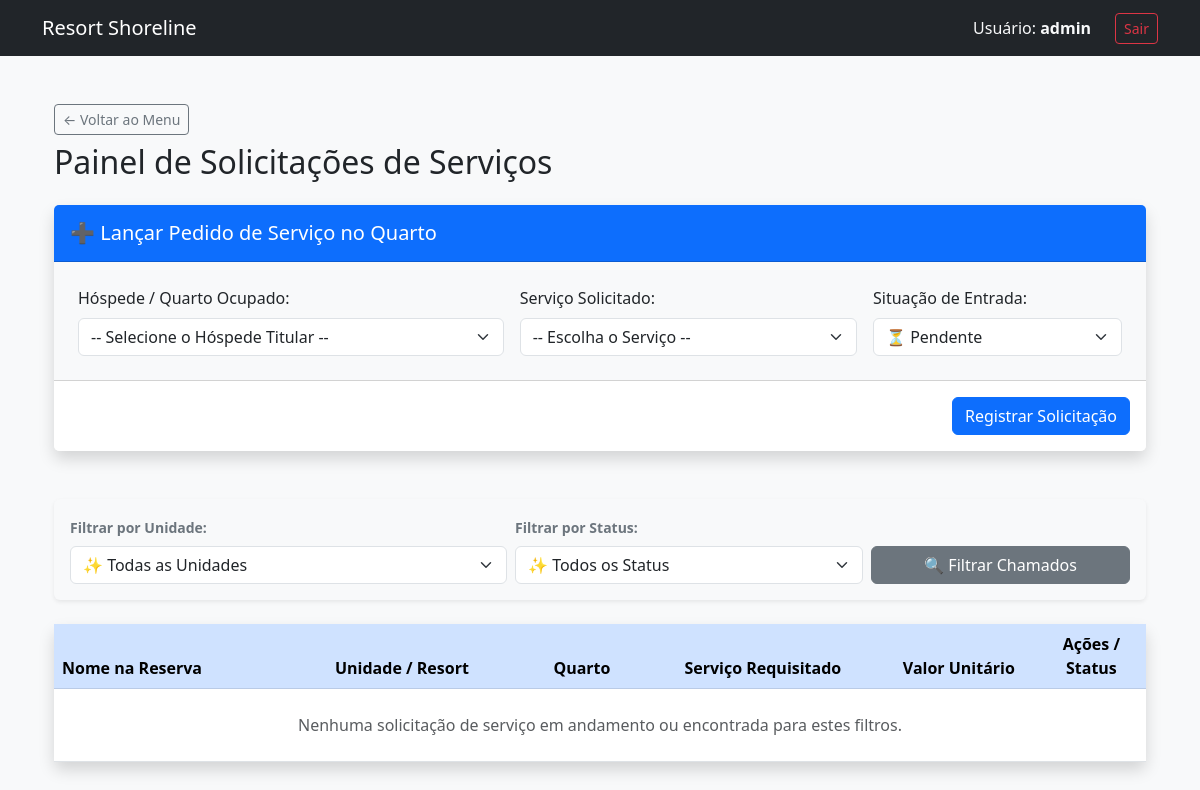
Before: /gerencia_soliserv.php (signed in) with the older database file.
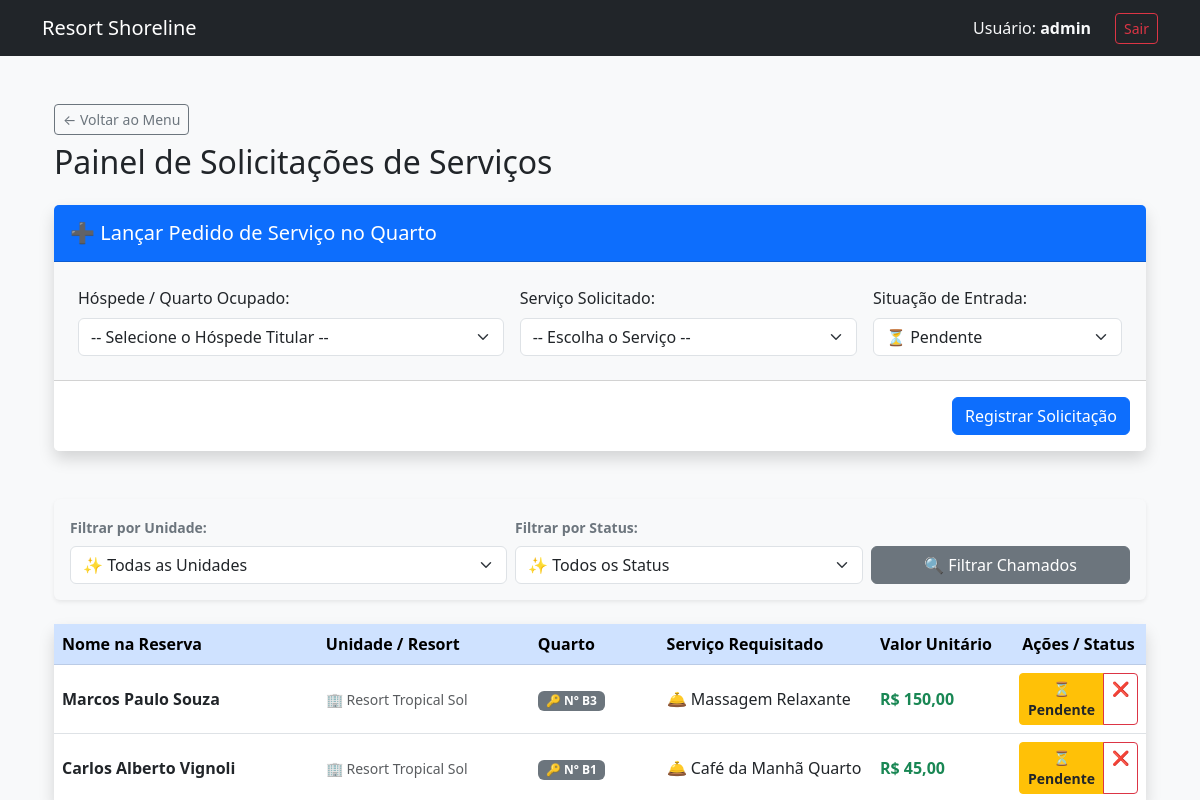
After: the same page with the newer database file.
### tables this page shows
CREATE TABLE soli_serv (
	id INT AUTO_INCREMENT PRIMARY KEY,
	cod_quart INT NOT NULL,
	cod_reserv INT NOT NULL,
    cod_serv INT NOT NULL, 
	status ENUM('Pendente', 'Feito') NOT NULL DEFAULT 'Pendente'
);

CREATE TABLE reservas(
	id INT AUTO_INCREMENT PRIMARY KEY,
	nome VARCHAR(200) NOT NULL,
	cpf VARCHAR(11) NOT NULL,
	qnt_adultos INT NOT NULL,
	qnt_criancas INT,
	data_checkin DATE NOT NULL,
	data_checkout DATE NOT NULL,
	vlr_reserv DECIMAL(10,2) NOT NULL,
	cod_unid INT NOT NULL,
	cod_quart INT NOT NULL,
	cod_usuario INT NOT NULL
);

CREATE TABLE unidades (
	id INT AUTO_INCREMENT PRIMARY KEY,
	nome VARCHAR(100) NOT NULL,
	loc VARCHAR(500) NOT NULL
);

CREATE TABLE quartos (
	id INT AUTO_INCREMENT PRIMARY KEY,
	num VARCHAR(5) NOT NULL,
	cod_ala INT NOT NULL
);

CREATE TABLE servicos (
	id INT AUTO_INCREMENT PRIMARY KEY,
	nome VARCHAR(50) NOT NULL,
	descricao VARCHAR(500) NOT NULL,
	vlr_serv DECIMAL(10,2) NOT NULL
);

### gerencia_soliserv.php (the view, shortened to what the changed rows need)
<?php
include 'conexao.php';
$unidade_filtrada = isset($_GET['unidade_filter']) ? $_GET['unidade_filter'] : "";
$status_filtrado = isset($_GET['status_filter']) ? $_GET['status_filter'] : "";
$sql_solicitacoes = "SELECT s.id, s.status, r.nome AS nome_reserva, u.nome AS nome_unidade, q.num AS num_quarto, ser.nome AS nome_servico, ser.vlr_serv
                     FROM soli_serv s
                     INNER JOIN reservas r ON s.cod_reserv = r.id
                     INNER JOIN unidades u ON r.cod_unid = u.id
                     INNER JOIN quartos q ON s.cod_quart = q.id
                     INNER JOIN servicos ser ON s.cod_serv = ser.id";
$parametros = [];
$sql_solicitacoes .= " ORDER BY s.id DESC";
$stmt_lista = $conexao->prepare($sql_solicitacoes);
$stmt_lista->execute($parametros);
$solicitacoes = $stmt_lista->fetchAll(PDO::FETCH_ASSOC);
include 'header.php';
?>
<div class="container mt-5">
    <div class="mb-4">
        <h1 class="h2 text-dark">Painel de Solicitações de Serviços</h1>
    </div>
    <div class="card shadow border-0">
        <div class="table-responsive">
            <table class="table table-hover align-middle mb-0">
                <thead class="table-primary text-white">
                    <tr>
                        <th width="25%">Nome na Reserva</th>
                        <th width="20%">Unidade / Resort</th>
                        <th width="12%">Quarto</th>
                        <th width="20%">Serviço Requisitado</th>
                        <th width="13%">Valor Unitário</th>
                        <th width="10%" class="text-center">Ações / Status</th>
                    </tr>
                </thead>
                <tbody>
                    <?php if (count($solicitacoes) > 0): ?>
                        <?php foreach ($solicitacoes as $s): ?>
                            <tr>
                                <td><strong><?php echo htmlspecialchars($s['nome_reserva']); ?></strong></td>
                                <td><span class="text-muted"><small>🏢 <?php echo htmlspecialchars($s['nome_unidade']); ?></small></span></td>
                                <td><span class="badge bg-secondary px-2 py-1">🔑 N° <?php echo htmlspecialchars($s['num_quarto']); ?></span></td>
                                <td><span class="text-darkfw-medium">🛎️ <?php echo htmlspecialchars($s['nome_servico']); ?></span></td>
                                <td><span class="text-success fw-bold">R$ <?php echo number_format($s['vlr_serv'], 2, ',', '.'); ?></span></td>
                                <td class="text-center">
                                    <div class="btn-group btn-group-sm">
                                        <?php if ($s['status'] == 'Pendente'): ?>
                                            <a href="gerencia_solicitacoes.php?alternar_status=<?php echo $s['id']; ?>&status_atual=Pendente&unidade_filter=<?php echo $unidade_filtrada; ?>&status_filter=<?php echo $status_filtrado; ?>"
                                               class="btn btn-sm btn-warning text-dark fw-bold"
                                               title="Mudar status para Feito">
                                                ⏳ Pendente
                                            </a>
                                        <?php endif; ?>
                                        <a href="gerencia_solicitacoes.php?solicitar_exclusao=<?php echo $s['id']; ?>"
                                           class="btn btn-sm btn-outline-danger"
                                           title="Excluir Registro de Pedido">
                                            ❌
                                        </a>
                                    </div>
                                </td>
                            </tr>
                        <?php endforeach; ?>
                    <?php else: ?>
                        <tr>
                            <td colspan="6" class="text-center text-muted py-4">Nenhuma solicitação de serviço em andamento ou encontrada para estes filtros.</td>
                        </tr>
                    <?php endif; ?>
                </tbody>
            </table>
        </div>
    </div>
</div>

Changed rows visible on the page:
added soli_serv: cod_reserv.nome "Marcos Paulo Souza", unidades.nome "Resort Tropical Sol", cod_quart.num "B3", cod_serv.nome "Massagem Relaxante", cod_serv.vlr_serv "150,00"
added soli_serv: cod_reserv.nome "Carlos Alberto Vignoli", unidades.nome "Resort Tropical Sol", cod_quart.num "B1", cod_serv.nome "Café da Manhã Quarto", cod_serv.vlr_serv "45,00"
Other visible differences:
text no longer shown: "Nenhuma solicitação de serviço em andamento ou encontrada para estes filtros."
